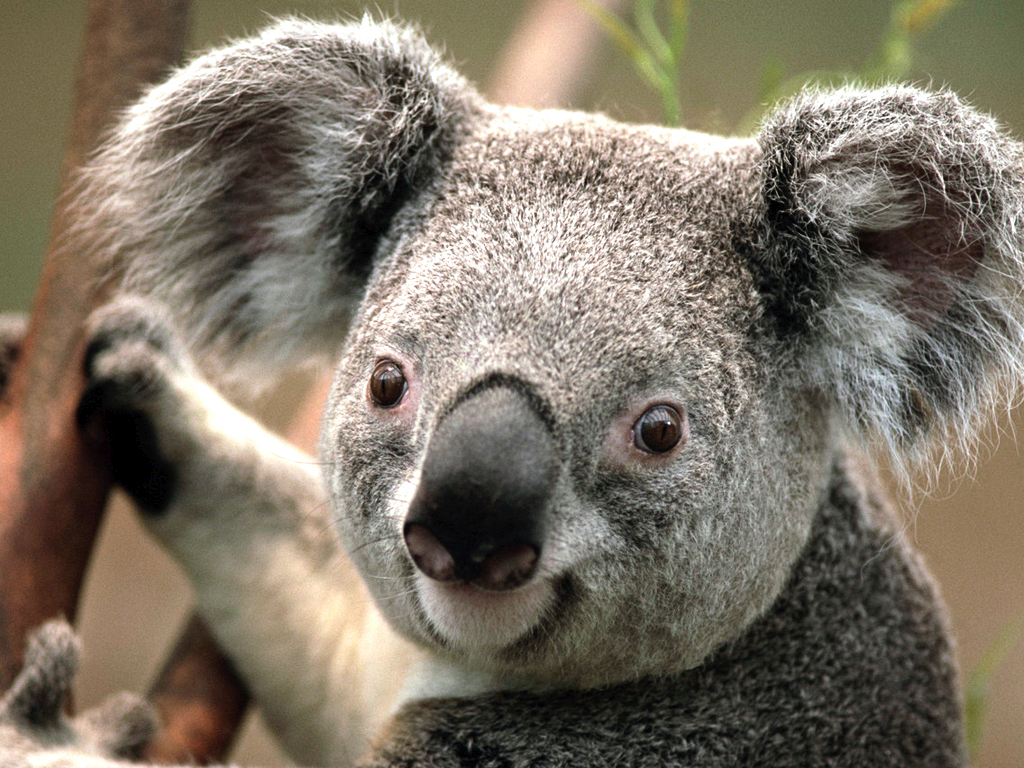
#> input picture sample.png, 1024 x 768 px, given in place of sample, which was not available
$ python q5.py
#> lines starting #> are read from the running program, lines starting #| are printed output that depends on the picture; long printed decimals are rounded; pictures that were not available may be replaced by others from this repository, and a replacement may not be noted
import cv2 as cv
import numpy as np
import matplotlib.pyplot as plt
x = cv.imread("sample")
#> x is the input picture: shape (768, 1024, 3); mean B, G, R 102.1, 116.4, 126
print(x.shape)
#| (768, 1024, 3)
reconstructed_image = {1:np.ones((768, 1024, 3)), 2:np.ones((768, 1024, 3)), 4:np.ones((768, 1024, 3)), 16:np.ones((768, 1024, 3))}
frobenous = {1:0, 2:0, 4:0, 16:0}
total_frobenous = 0
for j in range(3):
    m = x[:,:, j]
    print(m.shape)
    U, sigma, V = np.linalg.svd(m)
    for i in [1,2,4,16]:
        reconstructed = np.matrix(U[:, :i]) * np.diag(sigma[:i]) * np.matrix(V[:i, :])
        reconstructed_image[i][:, :, j] = reconstructed
        frobenous[i] += np.sum(sigma[:i]**2, axis = 0)
    total_frobenous+=np.sum(sigma[:]**2, axis = 0)
#> this loop made 3 passes
#> total_frobenous on passes 1 to 3: 1.08e+10, 2.41e+10, 3.96e+10
#> pass 1, `U, sigma, V = np.linalg.svd(m)`:
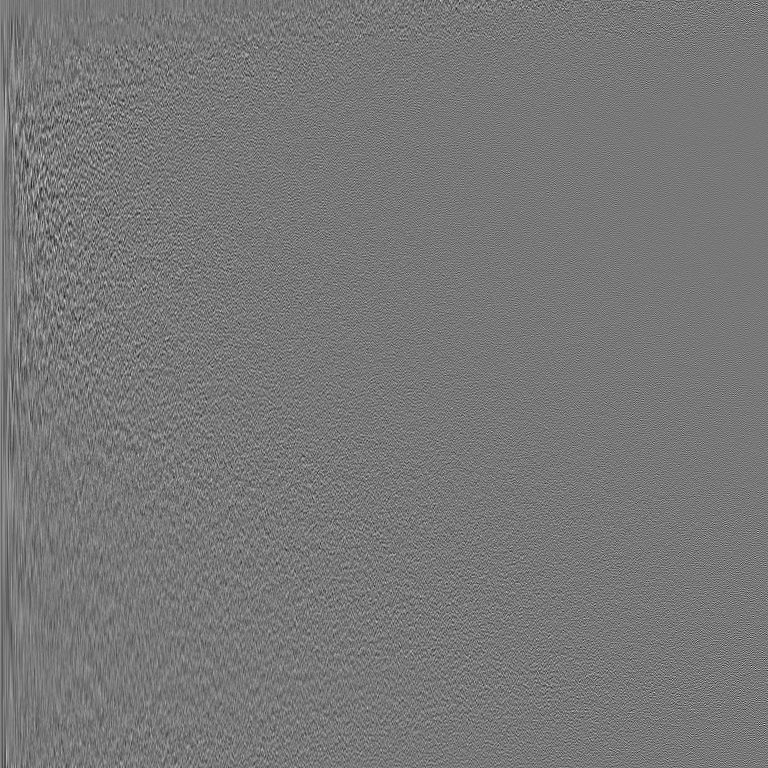
#> U: shape (768, 768) float64; min -0.234, max 0.262, mean 4.23e-05; drawn with min black and max white
#> pass 1, `U, sigma, V = np.linalg.svd(m)`:
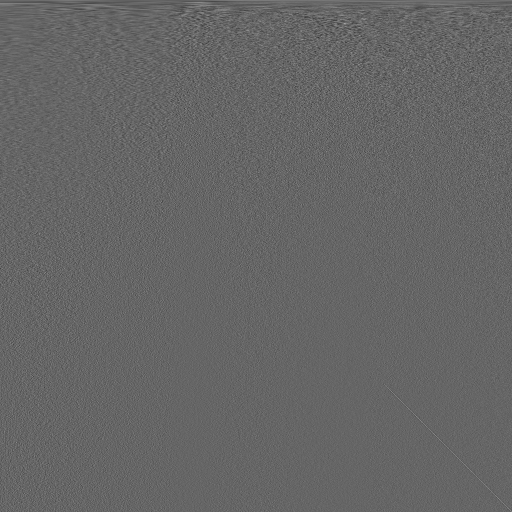
#> V: shape (1024, 1024) float64 (shown at 1/2 size); min -0.208, max 0.312, mean 3.31e-05; drawn with min black and max white
#> pass 2, `m = x[:,:, j]`:
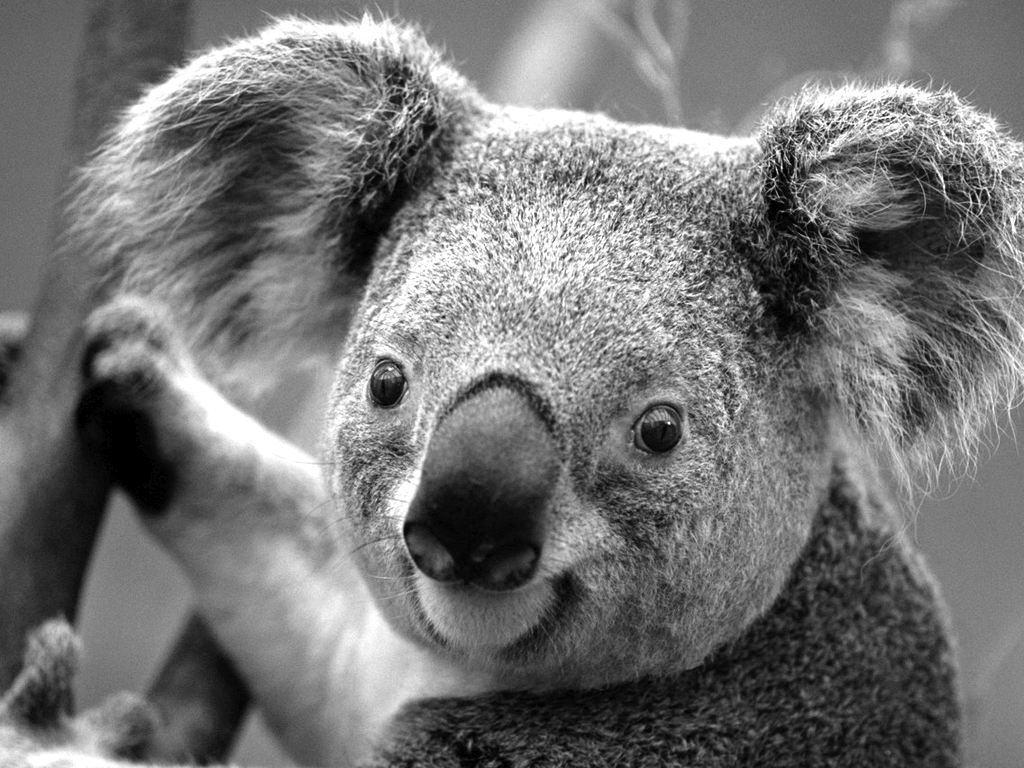
#> m: shape (768, 1024); min 0, max 255, mean 116.4
#> after the loop:
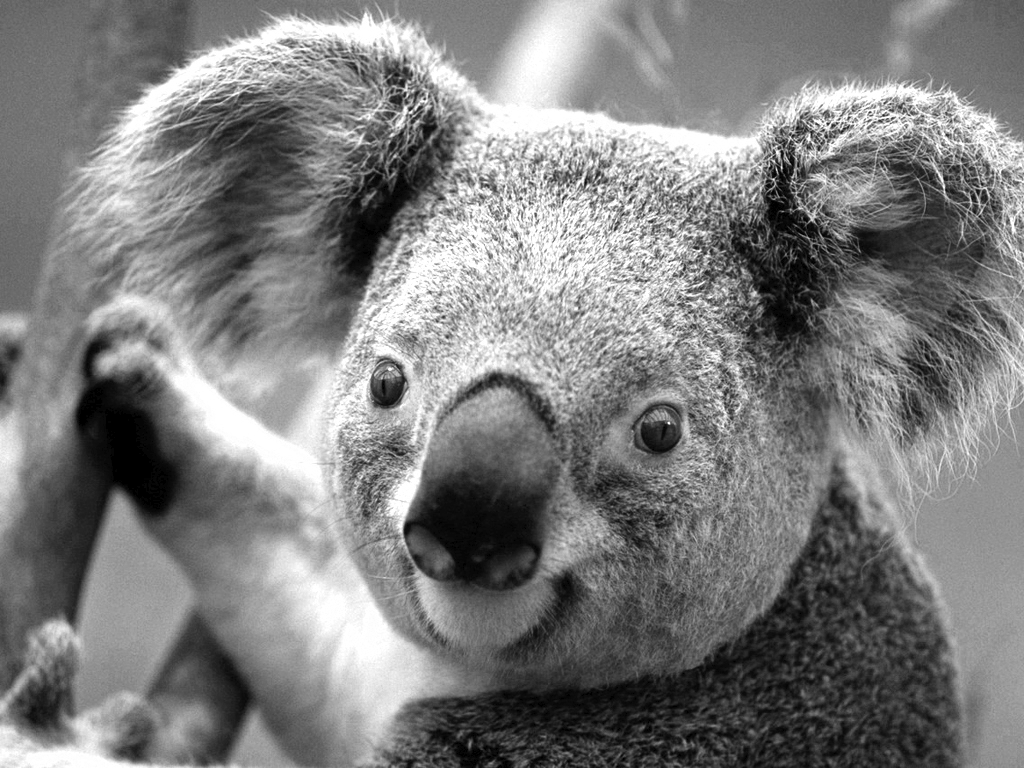
#> m: shape (768, 1024); min 0, max 255, mean 126
#> after the loop, frobenous = {1: 3.31e+10, 2: 3.49e+10, 4: 3.66e+10, 16: 3.84e+10}; reconstructed_image = 4 items; total_frobenous = 3.96e+10
# print(np.array(reconstructed_image[2]))
for i in [1,2,4,16]:
    l = reconstructed_image[i].astype('uint8')
    # print(l.shape)
    print(frobenous[i]/total_frobenous)
    cv.imwrite("sigma_"+str(i)+".png", l)
#> this loop made 4 passes
#| 0.836
#| 0.8823
#| 0.9246
#| 0.9702
#> pass 1, `l = reconstructed_image[i].astype('uint8')`:
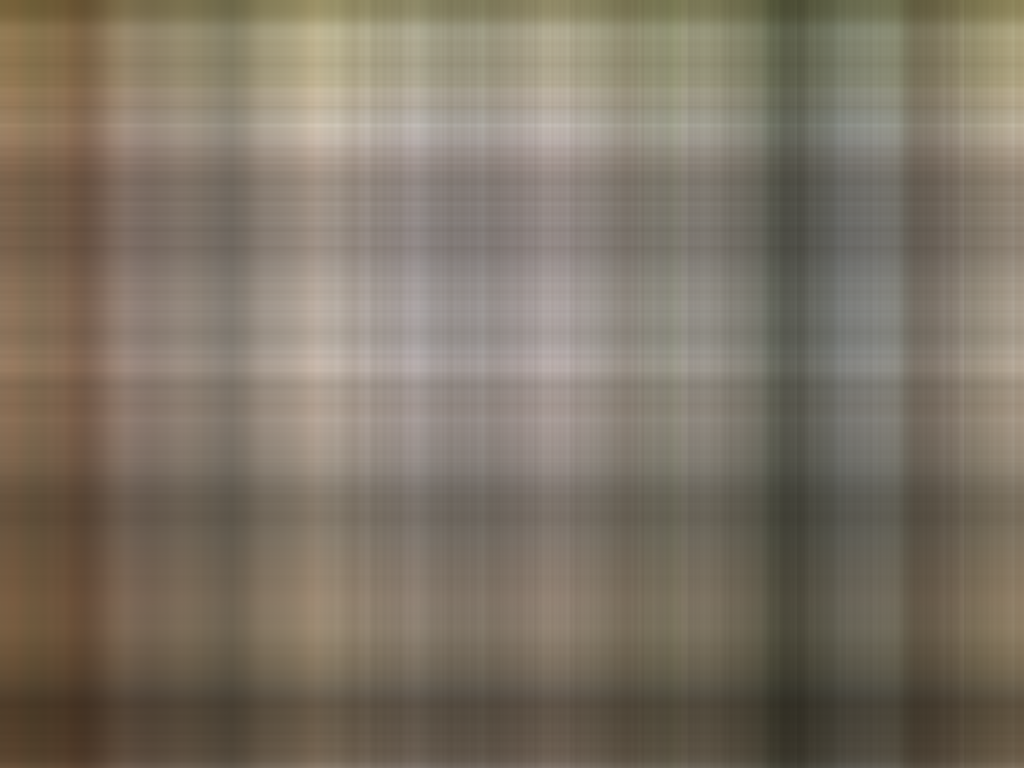
#> l: shape (768, 1024, 3); mean of channels 0, 1, 2 101.4, 115.9, 125.6; drawn as B, G, R
#> pass 3, `l = reconstructed_image[i].astype('uint8')`:
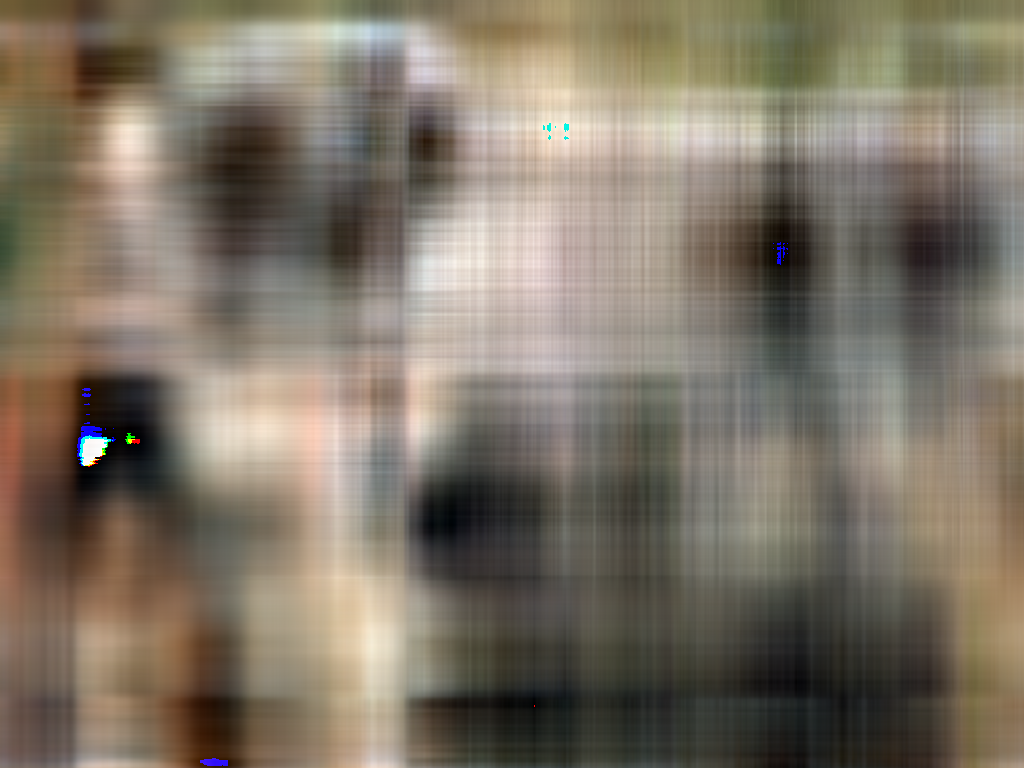
#> l: shape (768, 1024, 3); mean of channels 0, 1, 2 101.9, 116.1, 125.6; drawn as B, G, R
    # [6 lines of commented-out code are left out]
